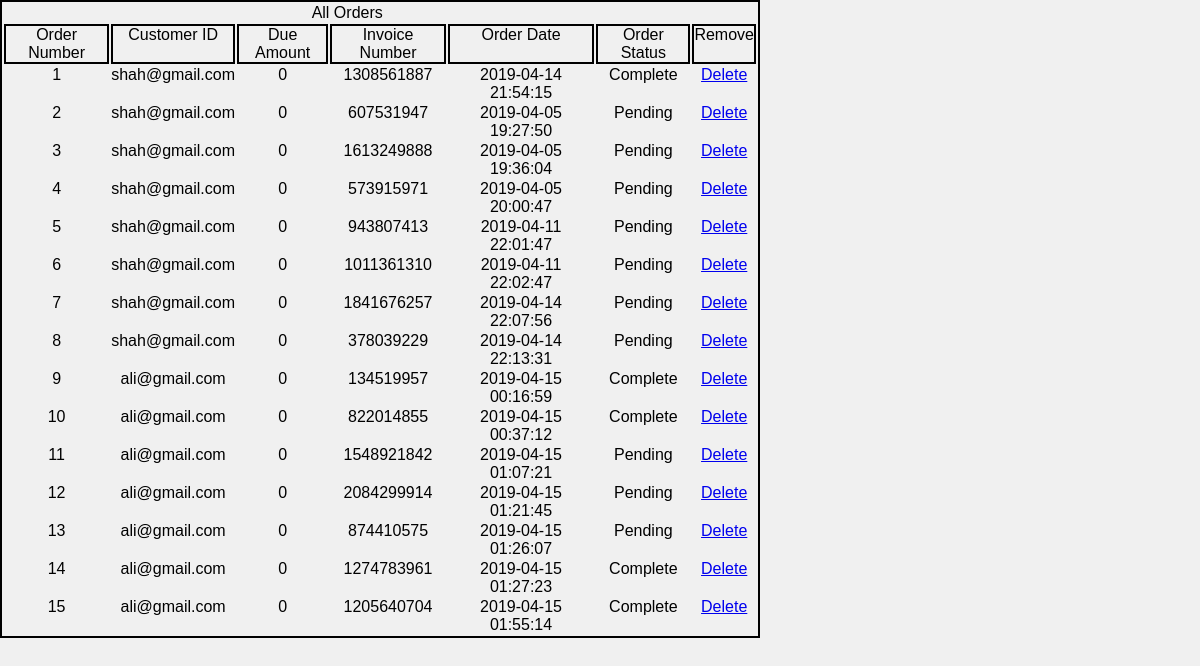
Page /admin_area/view_orders.php on the earlier database version.
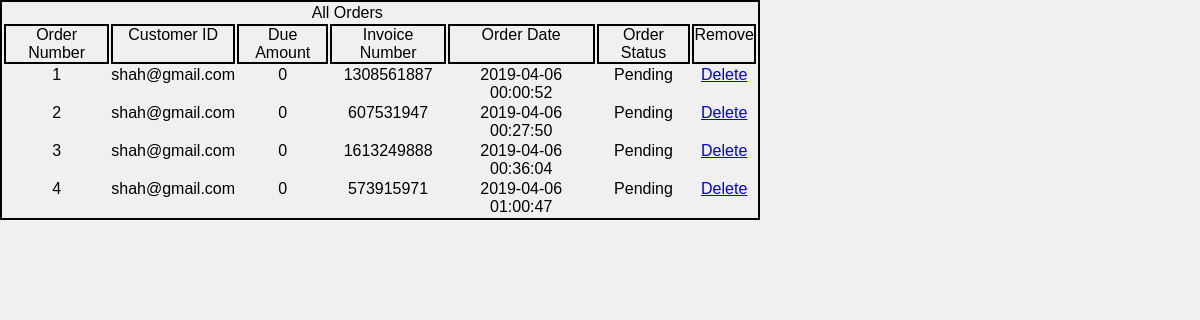
Same page on the later database version.
### tables this page shows
CREATE TABLE `customer_orders` (
  `order_id` int(10) NOT NULL AUTO_INCREMENT,
  `customer_id` int(10) NOT NULL,
  `due_amount` int(100) NOT NULL,
  `invoice_no` int(100) NOT NULL,
  `total_products` int(100) NOT NULL,
  `order_date` timestamp NOT NULL DEFAULT CURRENT_TIMESTAMP ON UPDATE CURRENT_TIMESTAMP,
  `order_status` text NOT NULL,
  PRIMARY KEY (`order_id`)
);

CREATE TABLE `customers` (
  `customer_id` int(10) NOT NULL AUTO_INCREMENT,
  `customer_name` varchar(50) NOT NULL,
  `customer_email` varchar(50) NOT NULL,
  `customer_pass` varchar(50) NOT NULL,
  `customer_country` text NOT NULL,
  `customer_city` text NOT NULL,
  `customer_contact` int(20) NOT NULL,
  `customer_add` text NOT NULL,
  `customer_img` text NOT NULL,
  `customer_ip` int(50) NOT NULL,
  PRIMARY KEY (`customer_id`)
);

### admin_area/view_orders.php (the view, shortened to what this page needs)
<!DOCTYPE HTML>
<html>
<head>
<link rel="stylesheet" href="style/style.css" media="all" />
</head>
<body>
  <table align="center" width="760">
	<tr align="center">
		<td colspan="6"><h2>All Orders</h2></td>
	</tr>
	<tr>
		<th>Order Number</th>
		<th>Customer ID</th>
		<th>Due Amount</th>
		<th>Invoice Number</th>
		<th>Order Date</th>
		<th>Order Status</th>
		<th>Remove</th>
	</tr>
	<?php
			include("includes/db.php");
			$sql="select * from customer_orders";
			$res=mysqli_query($conn,$sql);
			$i=0;
			while($result=mysqli_fetch_array($res)){
					$o_id=$result['order_id'];
					$c_id=$result['customer_id'];
					$due_amount=$result['due_amount'];
					$invoice_no=$result['invoice_no'];
					$order_date=$result['order_date'];
					$order_status=$result['order_status'];
					$i++;
					$sql2="select * from customers where customer_id='$c_id'";
					$res2=mysqli_query($conn,$sql2);
					$result2=mysqli_fetch_array($res2);
					$c_email=$result2['customer_email'];
	?>
	<tr align="center">
		<td><?php echo $i; ?></td>
		<td><?php echo $c_email; ?></td>
		<td><?php echo $due_amount; ?></td>
		<td><?php echo $invoice_no; ?></td>
		<td><?php echo $order_date; ?></td>
		<td><?php echo $order_status; ?></td>
		<td><a href="delete_order.php?delete_o=<?php echo $o_id?>">Delete</a></td>
	</tr>
			<?php } ?>
  </table>
</body>
</html>

Differences in the rows shown:
removed customer_orders: customer.customer_email "shah@gmail.com", due_amount "0", invoice_no "943807413", order_date "2019-04-11 22:01:47", order_status "Pending"
removed customer_orders: customer.customer_email "shah@gmail.com", due_amount "0", invoice_no "1011361310", order_date "2019-04-11 22:02:47", order_status "Pending"
removed customer_orders: customer.customer_email "shah@gmail.com", due_amount "0", invoice_no "1841676257", order_date "2019-04-14 22:07:56", order_status "Pending"
removed customer_orders: customer.customer_email "shah@gmail.com", due_amount "0", invoice_no "378039229", order_date "2019-04-14 22:13:31", order_status "Pending"
removed customer_orders: customer.customer_email "ali@gmail.com", due_amount "0", invoice_no "134519957", order_date "2019-04-15 00:16:59", order_status "Complete"
removed customer_orders: customer.customer_email "ali@gmail.com", due_amount "0", invoice_no "822014855", order_date "2019-04-15 00:37:12", order_status "Complete"
removed customer_orders: customer.customer_email "ali@gmail.com", due_amount "0", invoice_no "1548921842", order_date "2019-04-15 01:07:21", order_status "Pending"
removed customer_orders: customer.customer_email "ali@gmail.com", due_amount "0", invoice_no "2084299914", order_date "2019-04-15 01:21:45", order_status "Pending"
removed customer_orders: customer.customer_email "ali@gmail.com", due_amount "0", invoice_no "874410575", order_date "2019-04-15 01:26:07", order_status "Pending"
removed customer_orders: customer.customer_email "ali@gmail.com", due_amount "0", invoice_no "1274783961", order_date "2019-04-15 01:27:23", order_status "Complete"
removed customer_orders: customer.customer_email "ali@gmail.com", due_amount "0", invoice_no "1205640704", order_date "2019-04-15 01:55:14", order_status "Complete"
changed customer_orders (number 1 of 4 on the later page): order_date "2019-04-14 21:54:15" → "2019-04-06 00:00:52"; order_status "Complete" → "Pending"
changed customer_orders (number 2 of 4 on the later page): order_date "2019-04-05 19:27:50" → "2019-04-06 00:27:50"
changed customer_orders (number 3 of 4 on the later page): order_date "2019-04-05 19:36:04" → "2019-04-06 00:36:04"
changed customer_orders (number 4 of 4 on the later page): order_date "2019-04-05 20:00:47" → "2019-04-06 01:00:47"
